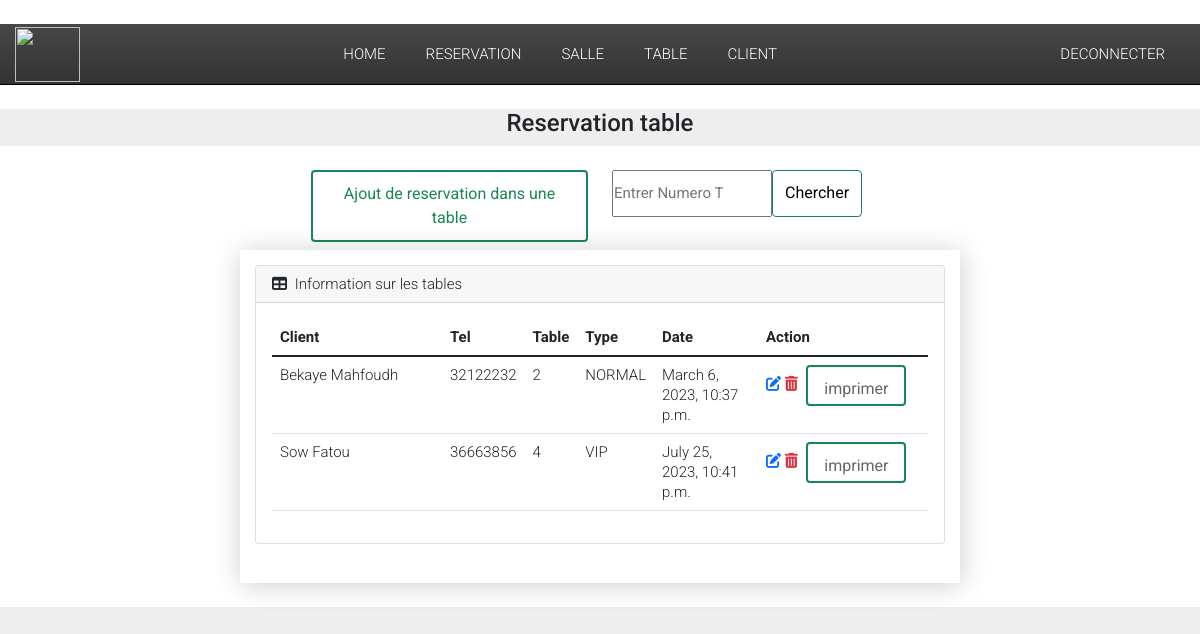
The app's page /reservation_table/ (signed in), older data.
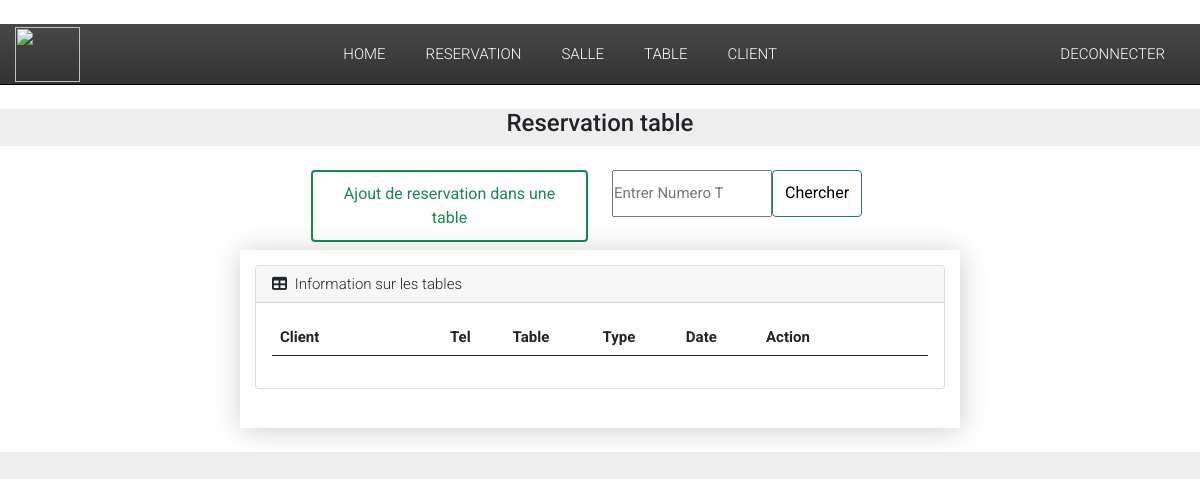
The same page, newer data.
### Reservation/models.py (models this page shows, shortened)
class Reservation_table(models.Model):
    Evenement_TYPE_table = (
        ('diner_vip', 'diner_vip'),
        ('diner_Normal', 'diner_Normal'),
        ('Conference', 'Conference'),
        ('Festival', 'Festival'),
        ('Mariage', 'Mariage'),
        ('autre', 'autre')
    )
    client = models.ForeignKey(Client, on_delete=models.CASCADE)
    table = models.ForeignKey(Table,  on_delete=models.CASCADE)
    date_reservation = models.DateTimeField()
    disponiblité = models.BooleanField(default=True)
    nombre_place = models.IntegerField(validators=[MinValueValidator(1), MaxValueValidator(10)],default=1)
    type_evenement = models.CharField(max_length=50, choices=Evenement_TYPE_table)

class Client(models.Model):
    nom = models.CharField(max_length=50)
    prenom = models.CharField(max_length=50)
    email = models.EmailField(max_length=50)
    verification = RegexValidator(regex="[1-9]{8}", message="Veuillez entrer un numero correct")
    phone_validator = RegexValidator(regex=r'^(1[1-9]|2[1-2,4,7,8]|3[1-5]|3[7-8]|4[1-9]'
                                       r'|5[1,3-5]|6[1-9]|7[1,3,4,5,7,9]'
                                       r'|8[1-9]|9[1-9]){1}[0-9]{8,9}$',
                                 message="entrer un nombre valide")
    tel = models.IntegerField(validators=[phone_validator])

class Table(models.Model):
    TABLE_TYPE = (
        ('VIP', 'vip'),
        ('NORMAL', 'Normal')
    )
    numero = models.IntegerField()
    type = models.CharField(max_length=50, choices=TABLE_TYPE)
    salle = models.ForeignKey(Salle, null=True, on_delete=models.CASCADE)
    disponiblité = models.BooleanField(default=True)

### Reservation/views.py (the view)
# urls.py: path('reservation_table/',views.reservation_table, name="reservation_table"),
def reservation_table(request):
    if not request.user.is_authenticated:
        return redirect('login')
    else:
        reserv_table = Reservation_table.objects.all()
        return render(request, 'Reservation/Reservation_Table.html',{'reserv_table' : reserv_table})

### Reservation/templates/Reservation/Reservation_Table.html (shortened to what this page needs)
{% extends 'Reservation/main.html' %}
{% block content%}
{% load static %}
<!DOCTYPE html>
<html lang="en">
  <head>
	<link rel="stylesheet" href="{% static 'table/css/demo.css' %}">
  </head>
  <body>
<h4><center>  Reservation table </center></h4>
 <main>
  <div class="row" >
    <div class="col-sm">
    </div>
    <div class="col-sm">
    <center>
    <h6 class=""><a class="btn btn-outline-success border-success text-success" href="{% url 'choix_table_admin' %}">Ajout de reservation dans une table</a></h6>
    </center>
  </div>
  <div class="col-sm">
    <center>
      <form class="d-flex ml-3" method="POST" action="{% url 'rechercher_reservation_table'%}" >
          <input style="width: 160px; height:47px; border-color: green border-success solid" placeholder="Entrer Numero T"  type="number" aria-label="search" id="tel" name="tel" required>
          <button class= "btn btn-outline-success text-black border-4px solid green background-color-green border-success"  type="submit"> Chercher</button>
        </form> </center>
    </div>
    <div class="col-sm"> </div>
  </div>
<div class="row" >
<section class="container cd-table-container" style="width: 2000px;" >
  <div class="card mb-4">
    <div class="card-header">
        <i class="fas fa-table me-1"></i>
        Information sur les tables
    </div>
    <div class="card-body">
        <table  class="table table-hover">
    <thead>
      <tr style="width: 200px;">
        <th style="width: 170px;" >Client</th>
        <th>Tel</th>
        <th>Table</th>
        <th>Type</th>
        <th>Date </th>
        <th style="width: 170px;">Action</th>
      </tr>
    </thead>
    <tbody>
      {% for items in reserv_table %}
      <tr>
        <td>{{items.client.nom}} {{items.client.prenom}}</td>
        <td> {{items.client.tel}} </td>
        <td>{{items.table.numero}}</td>
        <td>{{items.table.type}}</td>
        <td>{{items.date_reservation}}</td>
        <td><a  href="#" > <i class="fas fa-edit"></i></a>
            <a class="text-danger" href="/supprimer_reservation_table/{{items.id}}/" ><i class="fas fa-trash-alt"></i></a>
        <a href="/Billet_table/{{items.id}}/"  class="btn btn-outline-success border-success" style="width: 100px; height:41px"> imprimer </a> </td>
        </tr>
        {% endfor %}
    </tbody>
  </table>
</div>
</section>
 </main>
  </body>
</html>
{% endblock %}

Row changes from the older to the newer data that the page shows:
removed Reservation_table: client.nom "Bekaye", client.prenom "Mahfoudh", client.tel "32122232", table.numero "2", table.type "NORMAL", date_reservation "March 6, 2023, 10:37 p.m."
removed Reservation_table: client.nom "Sow", client.prenom "Fatou", client.tel "36663856", table.numero "4", table.type "VIP", date_reservation "July 25, 2023, 10:41 p.m."
